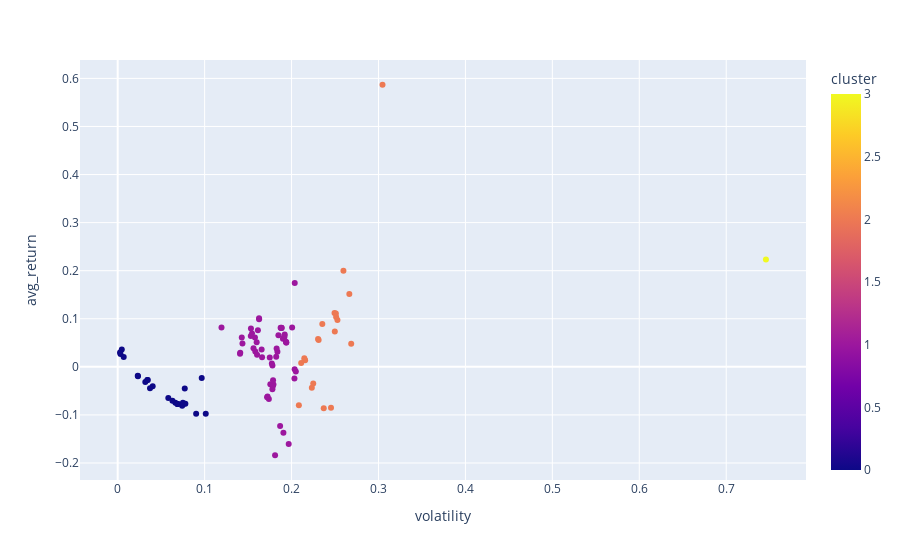

Write notebook code for a chart like this one.
### Markdown cell above
Decided to use the K-Means algorithm as it is simpler

### Code cell
from sklearn.cluster import KMeans
n_clusters = 4
X = returns_summary_df[['volatility', 'max_drop']].copy()
kmeans = KMeans(n_clusters=n_clusters, random_state=0)
kmeans.fit(X)
cluster_labels = kmeans.predict(X)

returns_summary_df['cluster'] = cluster_labels

fig = px.scatter(returns_summary_df, y="avg_return", x="volatility", color="cluster", hover_data="ticker")
fig.show()

### Figure 1 — Plotly figure (JSON) as saved in the notebook; plotly's stock layout.template omitted (floating-point values rounded to 4 significant figures)
{"data": [{"customdata": [["VEU"], ["VMBS"], ["IEMG"], ["USMV"], ["IWF"], ["IEF"], ["IXUS"], ["VNQ"], ["VV"], ["IVE"], ["VCSH"], ["BIV"], ["VXUS"], ["TIP"], ["AGG"], ["MUB"], ["IAU"], ["LQD"], ["IVW"], ["SPYV"], ["SCHF"], ["IJR"], ["JEPI"], ["SPY"], ["VGSH"], ["VGK"], ["XLK"], ["VHT"], ["SHV"], ["IWB"], ["IVV"], ["QQQM"], ["VBR"], ["SCHG"], ["IJH"], ["IUSB"], ["SPYG"], ["GOVT"], ["XLI"], ["DGRO"], ["VGT"], ["DFAC"], ["VO"], ["EFV"], ["BSV"], ["XLY"], ["SCHD"], ["VUG"], ["VYM"], ["SPLG"], ["VT"], ["XLP"], ["GLD"], ["TQQQ"], ["RSP"], ["BND"], ["VXF"], ["IWM"], ["VEA"], ["VOE"], ["QUAL"], ["SPDW"], ["VTI"], ["SDY"], ["COWZ"], ["XLU"], ["ACWI"], ["IWR"], ["DVY"], ["JPST"], ["VWO"], ["VTV"], ["USFR"], ["ITOT"], ["VOO"], ["EEM"], ["SCHX"], ["DIA"], ["IGSB"], ["BNDX"], ["VGIT"], ["SHY"], ["VIG"], ["HYG"], ["VB"], ["VCIT"], ["MDY"], ["VTEB"], ["SCHB"], ["XLV"], ["IEFA"], ["MGK"], ["TLT"], ["IWD"], ["EFA"], ["MBB"], ["XLF"], ["QQQ"], ["XLE"], ["BIL"]], "hovertemplate": "volatility=%{x}<br>avg_return=%{y}<br>ticker=%{customdata[0]}<br>cluster=%{marker.color}<extra></extra>", "legendgroup": "", "marker": {"color": [1, 0, 1, 1, 2, 0, 1, 2, 1, 1, 0, 0, 1, 0, 0, 0, 1, 0, 2, 1, 1, 2, 1, 1, 0, 1, 2, 1, 0, 1, 1, 2, 2, 2, 2, 0, 2, 0, 1, 1, 2, 1, 1, 1, 0, 2, 1, 2, 1, 1, 1, 1, 1, 3, 1, 0, 2, 2, 1, 1, 1, 1, 1, 1, 1, 1, 1, 1, 1, 0, 1, 1, 0, 1, 1, 1, 1, 1, 0, 0, 0, 0, 1, 0, 2, 0, 2, 0, 1, 1, 1, 2, 1, 1, 1, 0, 2, 2, 2, 0], "coloraxis": "coloraxis", "symbol": "circle"}, "mode": "markers", "name": "", "orientation": "v", "showlegend": false, "type": "scatter", "x": [0.1724, 0.07499, 0.1906, 0.1435, 0.2354, 0.09023, 0.1739, 0.2084, 0.1921, 0.1627, 0.03399, 0.07421, 0.1719, 0.07712, 0.06918, 0.04021, 0.141, 0.1013, 0.2311, 0.1626, 0.1756, 0.2233, 0.1194, 0.1886, 0.02309, 0.2033, 0.2597, 0.1583, 0.003184, 0.1916, 0.1885, 0.2494, 0.2156, 0.2512, 0.2147, 0.06633, 0.2305, 0.06872, 0.1849, 0.1579, 0.2664, 0.1901, 0.2035, 0.1749, 0.03175, 0.2686, 0.1562, 0.2498, 0.1531, 0.1874, 0.178, 0.1427, 0.1407, 0.7457, 0.1837, 0.06883, 0.2454, 0.237, 0.1783, 0.1823, 0.2006, 0.178, 0.1939, 0.1603, 0.2036, 0.1828, 0.1773, 0.2049, 0.1661, 0.006913, 0.1868, 0.1545, 0.004704, 0.1939, 0.1879, 0.1967, 0.1918, 0.1599, 0.03461, 0.05822, 0.06298, 0.0233, 0.1613, 0.09665, 0.2249, 0.07785, 0.215, 0.03719, 0.1936, 0.1533, 0.1792, 0.2528, 0.181, 0.1655, 0.1787, 0.0754, 0.2111, 0.2509, 0.3046, 0.0027], "xaxis": "x", "y": [-0.06193, -0.07479, -0.1371, 0.04859, 0.08934, -0.09732, -0.06709, -0.07973, 0.06747, 0.09891, -0.02711, -0.08094, -0.06326, -0.0448, -0.0772, -0.04047, 0.02922, -0.09748, 0.05576, 0.1013, -0.0361, -0.0436, 0.08172, 0.08077, -0.01858, -0.02435, 0.1998, 0.03182, 0.02676, 0.06138, 0.0812, 0.112, 0.01384, 0.1037, 0.01814, -0.07486, 0.05773, -0.07725, 0.06588, 0.0613, 0.1514, 0.05859, -0.005019, 0.01934, -0.03154, 0.04813, 0.03885, 0.07358, 0.0644, 0.0812, 0.002608, 0.06081, 0.02705, 0.2234, 0.03126, -0.07749, -0.08528, -0.08586, -0.04076, 0.02076, 0.08208, -0.04682, 0.05049, 0.02505, 0.1743, 0.03822, 0.006756, -0.009691, 0.01974, 0.02057, -0.1228, 0.06945, 0.03593, 0.05069, 0.08101, -0.1606, 0.06445, 0.05101, -0.02741, -0.06496, -0.07077, -0.0197, 0.07591, -0.02332, -0.03459, -0.07697, 0.01425, -0.04444, 0.05237, 0.07988, -0.03696, 0.09747, -0.1839, 0.03588, -0.02763, -0.07718, 0.00816, 0.111, 0.5868, 0.03001], "yaxis": "y"}], "layout": {"coloraxis": {"colorbar": {"title": {"text": "cluster"}}, "colorscale": [[0, "#0d0887"], [0.1111, "#46039f"], [0.2222, "#7201a8"], [0.3333, "#9c179e"], [0.4444, "#bd3786"], [0.5556, "#d8576b"], [0.6667, "#ed7953"], [0.7778, "#fb9f3a"], [0.8889, "#fdca26"], [1, "#f0f921"]]}, "legend": {"tracegroupgap": 0}, "margin": {"t": 60}, "xaxis": {"anchor": "y", "domain": [0, 1], "title": {"text": "volatility"}}, "yaxis": {"anchor": "x", "domain": [0, 1], "title": {"text": "avg_return"}}}}
